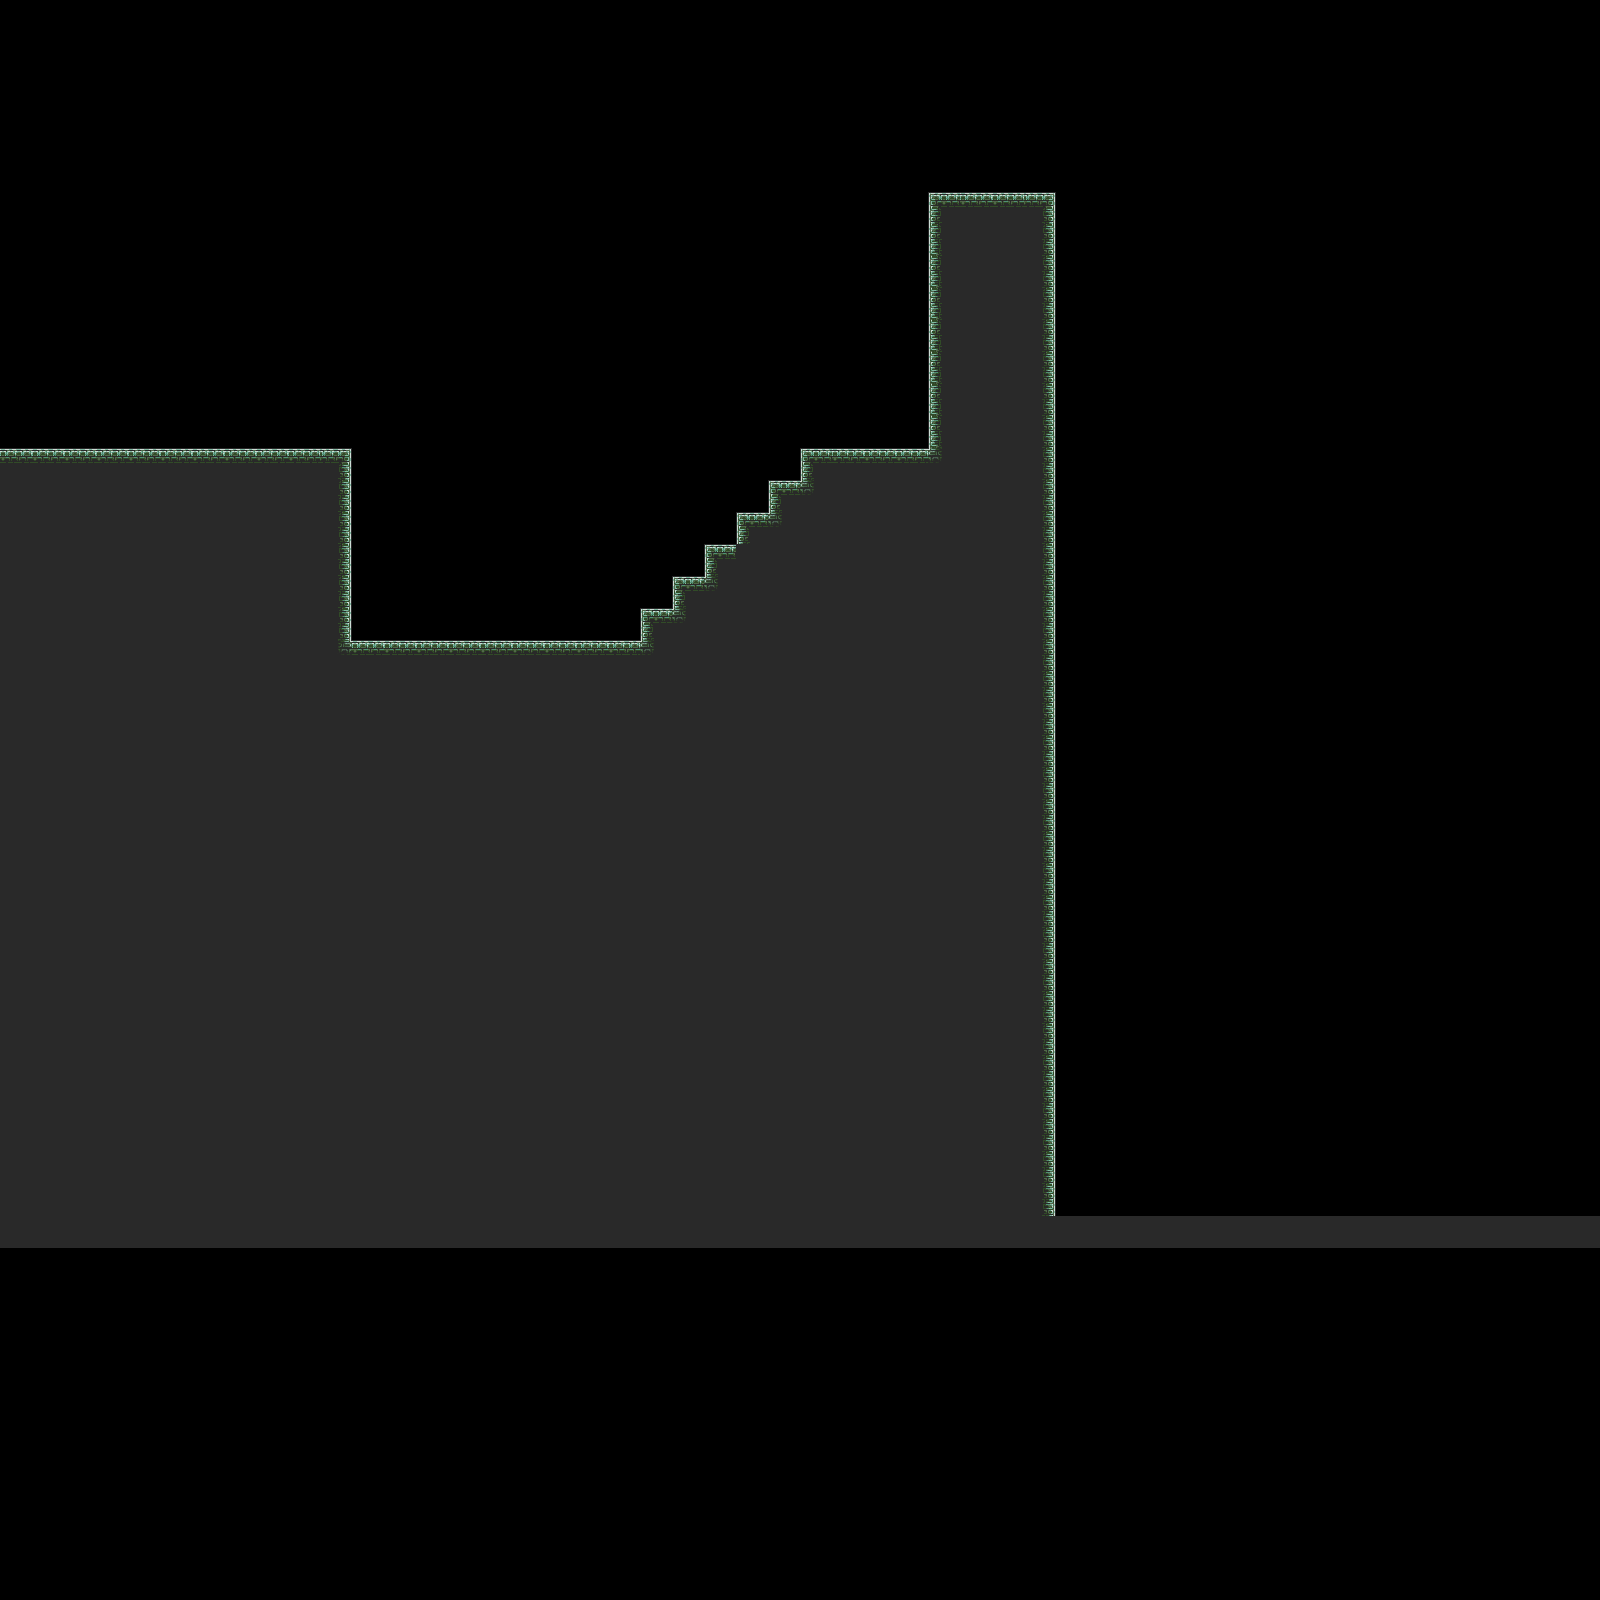

This is a level from a 2D game, rendered from its Tiled map with the project's own tilesets. A one-line summary and the map file follow, with tile-layer data summarised:
An orthogonal 50x50 tile map with 32x32 px tiles, 2 tile layers (Main Layer, Deadly Layer), 3 tilesets and 3 objects (2x door, bat).

<map version="1.0" orientation="orthogonal" width="50" height="50" tilewidth="32" tileheight="32">
 <tileset firstgid="1" name="World4Tileset" tilewidth="32" tileheight="32">
  <image source="tiles/World4Tileset.png" trans="ff00ff" width="256" height="128" />
 </tileset>
 <tileset firstgid="33" name="door" tilewidth="32" tileheight="32">
  <image source="door.png" trans="ff00ff" width="32" height="32" />
 </tileset>
 <tileset firstgid="34" name="bat" tilewidth="256" tileheight="32">
  <image source="Object files/bat.png" trans="ff00ff" width="256" height="32" />
 </tileset>
 <layer name="Main Layer" width="50" height="50">
  <data>[2500 cells, 84 non-empty, 7 distinct tile ids]</data>
 </layer>
 <layer name="Deadly Layer" width="50" height="50">
  <data>[2500 cells, 722 non-empty, 1 distinct tile ids]</data>
 </layer>
 <objectgroup name="Object Layer 1" width="50" height="50">
  <object name="door1" type="door" gid="33" x="370" y="643">
   <properties>
    <property name="height" value="1" />
    <property name="src_id" value="33" />
    <property name="width" value="1" />
   </properties>
  </object>
  <object name="door2" type="door" gid="33" x="854" y="450">
   <properties>
    <property name="height" value="1" />
    <property name="src_id" value="33" />
    <property name="width" value="1" />
   </properties>
  </object>
  <object name="bat" type="bat" gid="34" x="552" y="422">
   <properties>
    <property name="height" value="1" />
    <property name="src_id" value="34" />
    <property name="width" value="1" />
   </properties>
  </object>
 </objectgroup>
</map>
